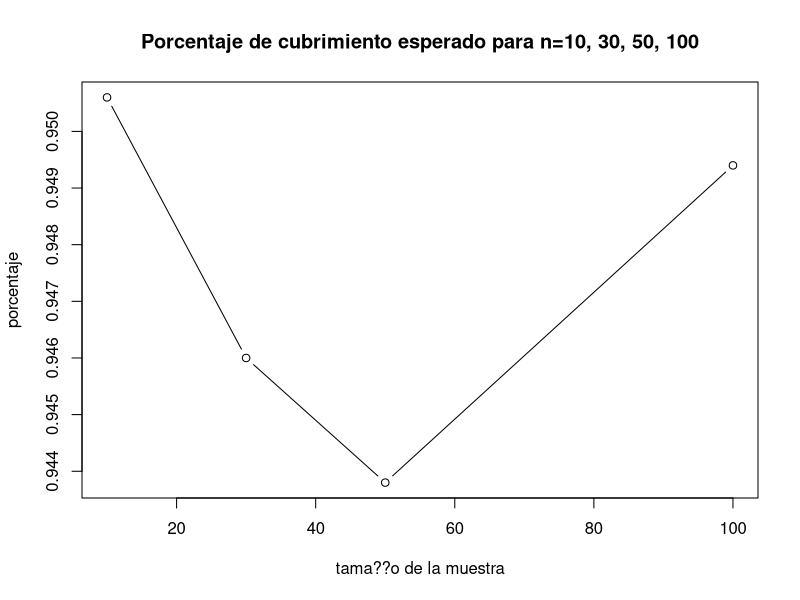
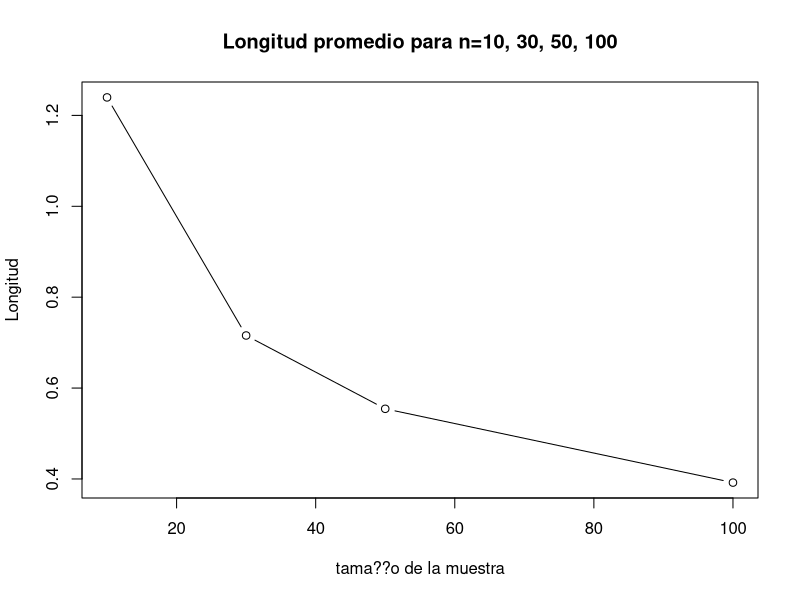
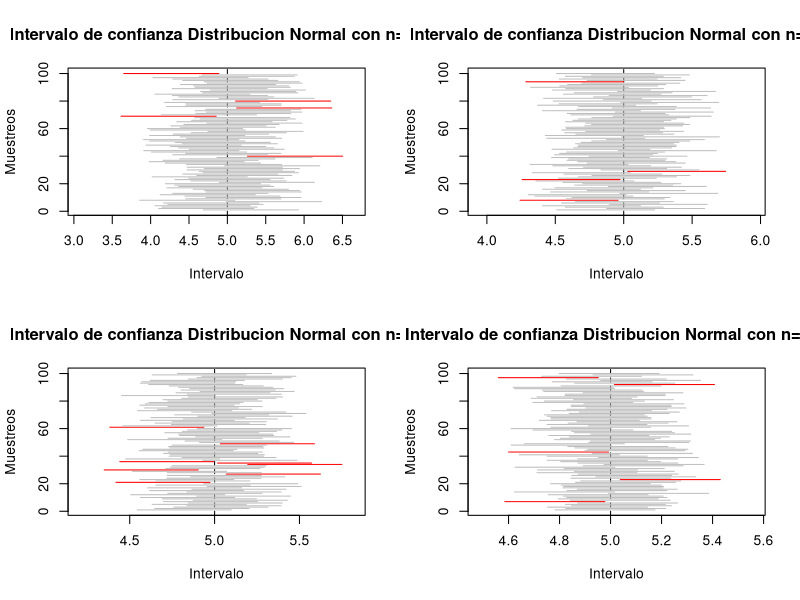

Here is the R script that generated these plots, in order: (Note: a time limit stopped this script after it produced the figures.)

# Laboratorio 3 Metodos Estadisticos 

# Diana C. Arias Sinisterra
# Kevin S. Garcia Chica
# Cesar A. Saavedra Vanegas

#--------------- Punto 1 ---------------#

B <- 5000 ## n??mero de experimentos
mu <- 5
sd <- 1
alpha <- 0.05
cuantil <- qnorm(1-alpha/2)

#---Para n=10---#
n1 <- 10 ## tama??o de muestra

muestras1 <- replicate(B, rnorm(n1, mu, sd))

calcula.el.intervalo1 <- function(columna) {
  
  m1 <- muestras1[, columna]
  
  sem1 <- sd(m1)/sqrt(length(m1))
  
  lim.inf1 <- mean(m1) - cuantil * sqrt(sd)/sqrt(n1)
  lim.sup1 <- mean(m1) + cuantil * sqrt(sd)/sqrt(n1)
  
  c(lim.inf1, lim.sup1)
}

#C??lculo de los nuevos intervalos#
c1=0
mis.intervalos1 <- matrix(rep(0, 10000), nrow = 2) ## matriz de ceros

for(i in 1:5000) {
  mis.intervalos1[,i] <- calcula.el.intervalo1(i)
  if (mis.intervalos1[1, i] <= mu && mis.intervalos1[2, i] >= mu){
    c1= c1+1
  }
  else{
    c1=c1
  }
}

Porcentaje1 <- c1/5000 #Proporcion de intervalos que atrapan al parametro

longitud1 <- numeric(length = B)
for (i in 1:B){
  longitud1[i]=(mis.intervalos1[2,i]-mis.intervalos1[1,i])
  longitudpro1=sum(longitud1)/B
}

#---Para n=30---#
n2 <- 30 ## tama??o de muestra

muestras2 <- replicate(B, rnorm(n2, mu, sd))

calcula.el.intervalo2 <- function(columna) {
  
  m2 <- muestras2[, columna]
  
  sem <- sd(m2)/sqrt(length(m2))
  
  lim.inf2 <- mean(m2) - cuantil * sqrt(sd)/sqrt(n2)
  lim.sup2 <- mean(m2) + cuantil * sqrt(sd)/sqrt(n2)
  
  c(lim.inf2, lim.sup2)
}

#C??lculo de los nuevos intervalos#
c2=0
mis.intervalos2 <- matrix(rep(0, 10000), nrow = 2) ## matriz de ceros

for(i in 1:5000) {
  mis.intervalos2[,i] <- calcula.el.intervalo2(i)
  if (mis.intervalos2[1, i] <= mu && mis.intervalos2[2, i] >= mu){
    c2= c2+1
  }
  else{
    c2=c2
  }
}

Porcentaje2 <- c2/5000 #Proporcion de intervalos que atrapan al parametro

longitud2 <- numeric(length = B)
for (i in 1:B){
  longitud2[i]=(mis.intervalos2[2,i]-mis.intervalos2[1,i])
  longitudpro2=sum(longitud2)/B
}

#---Para n=50---#
n3 <- 50 ## tama??o de muestra

muestras3 <- replicate(B, rnorm(n3, mu, sd))

calcula.el.intervalo3 <- function(columna) {
  
  m3 <- muestras3[, columna]
  
  sem <- sd(m3)/sqrt(length(m3))
  
  lim.inf3 <- mean(m3) - cuantil * sqrt(sd)/sqrt(n3)
  lim.sup3 <- mean(m3) + cuantil * sqrt(sd)/sqrt(n3)
  
  c(lim.inf3, lim.sup3)
}

#C??lculo de los nuevos intervalos#
c3=0
mis.intervalos3 <- matrix(rep(0, 10000), nrow = 2) ## matriz de ceros

for(i in 1:5000) {
  mis.intervalos3[,i] <- calcula.el.intervalo3(i)
  if (mis.intervalos3[1, i] <= mu && mis.intervalos3[2, i] >= mu){
    c3= c3+1
  }
  else{
    c3=c3
  }
}

Porcentaje3 <- c3/5000 #Proporcion de intervalos que atrapan al parametro

longitud3 <- numeric(length = B)
for (i in 1:B){
  longitud3[i]=(mis.intervalos3[2,i]-mis.intervalos3[1,i])
  longitudpro3=sum(longitud3)/B
}

#---Para n=100---#

n4 <- 100 ## tama??o de muestra

muestras4 <- replicate(B, rnorm(n4, mu, sd))

calcula.el.intervalo4 <- function(columna) {
  
  m4 <- muestras4[, columna]
  
  sem <- sd(m4)/sqrt(length(m4))
  
  lim.inf4 <- mean(m4) - cuantil * sqrt(sd)/sqrt(n4)
  lim.sup4 <- mean(m4) + cuantil * sqrt(sd)/sqrt(n4)
  
  c(lim.inf4, lim.sup4)
}

#Calculo de los nuevos intervalos#
c4=0
mis.intervalos4 <- matrix(rep(0, 10000), nrow = 2) ## matriz de ceros

for(i in 1:5000) {
  mis.intervalos4[,i] <- calcula.el.intervalo4(i)
  if (mis.intervalos4[1, i] <= mu && mis.intervalos4[2, i] >= mu){
    c4= c4+1
  }
  else{
    c4=c4
  }
}

Porcentaje4 <- c4/5000 #Proporcion de intervalos que atrapan al parametro

longitud4 <- numeric(length = B)
for (i in 1:B){
  longitud4[i]=(mis.intervalos4[2,i]-mis.intervalos4[1,i])
  longitudpro4=sum(longitud4)/B
}

tabla_cv<-c(Porcentaje1,Porcentaje2,Porcentaje3,Porcentaje4)
tabla_sd<-c(longitudpro1,longitudpro2,longitudpro3,longitudpro4)
tabla_cs<-c(n1,n2,n3,n4)

### Graficos ###
plot(tabla_cs, tabla_cv, type="b", main="Porcentaje de cubrimiento esperado para n=10, 30, 50, 100", 
     xlab="tama??o de la muestra", ylab="porcentaje")
plot(tabla_cs, tabla_sd, type="b", main="Longitud promedio para n=10, 30, 50, 100", 
     xlab="tama??o de la muestra", ylab="Longitud")

par(mfrow=c(2,2))
plot(1:100, type = "n",
     xlim = range(mis.intervalos1), main = "Intervalo de confianza Distribucion Normal con n=10",
     ylab = "Muestreos", xlab = "Intervalo")

abline(v = mu, lty = 2, col=("black"))

for(i in 1:100) {
  segments(mis.intervalos1[1,i], i, mis.intervalos1[2,i], i,
           col = ifelse(mis.intervalos1[1, i] < mu & mis.intervalos1[2, i] > mu, "gray", "red"))  
}

plot(1:100, type = "n",
     xlim = range(mis.intervalos2), main = "Intervalo de confianza Distribucion Normal con n=30",
     ylab = "Muestreos", xlab = "Intervalo")

abline(v = mu, lty = 2, col=("black"))

for(i in 1:100) {
  segments(mis.intervalos2[1,i], i, mis.intervalos2[2,i], i,
           col = ifelse(mis.intervalos2[1, i] < mu & mis.intervalos2[2, i] > mu, "gray", "red"))  
}

plot(1:100, type = "n",
     xlim = range(mis.intervalos3), main = "Intervalo de confianza Distribucion Normal con n=50",
     ylab = "Muestreos", xlab = "Intervalo")

abline(v = mu, lty = 2, col=("black"))

for(i in 1:100) {
  segments(mis.intervalos3[1,i], i, mis.intervalos3[2,i], i,
           col = ifelse(mis.intervalos3[1, i] < mu & mis.intervalos3[2, i] > mu, "gray", "red"))  
}

plot(1:100, type = "n",
     xlim = range(mis.intervalos4), main = "Intervalo de confianza Distribucion Normal con n=100",
     ylab = "Muestreos", xlab = "Intervalo")

abline(v = mu, lty = 2, col=("black"))

for(i in 1:100) {
  segments(mis.intervalos4[1,i], i, mis.intervalos4[2,i], i,
           col = ifelse(mis.intervalos4[1, i] < mu & mis.intervalos4[2, i] > mu, "gray", "red"))  
}

#-------------------------------------------------------------#
# Para una Exponencial
n1=c(10,30,50,100)
lim_inf1<- 0
lim_sup1<- 0
lim_inf_V1 <- 0
lim_sup_V1<-0
contadorMedia1<- 0
contadorVarianza1<-0
longitudMedias1<-0
longitudVarianzas1<-0
for(j in 1:length(n1)){
  alpha1<- 0.05
  varianza1 <- 1
  media1<- 5
  medias1<-0
  varianzas1 <- 25
  contadorMedia1[j]<- 0
  contadorVarianza1[j]<-0
  
  for (i in 1:5000){
    
    muestra1 <- rexp (n1[j], rate=5)
    medias1[i]<- mean(muestra1)
    varianzas1[i] <- var(muestra1)
    cuantil1<- qt((1-(alpha1)/2),n1[j]-1)
    lim_inf1[j]<-  medias1[i] - cuantil1 * sqrt(varianzas1[i]) / sqrt(n1[j])
    lim_sup1[j]<- medias1[i] + cuantil1 *  sqrt(varianzas1[i]) / sqrt(n1[j])
    if(media1>=lim_inf1[j] & media1 <=lim_sup1[j])
    { contadorMedia1[j] = contadorMedia1[j] + 1 } 
    longitudMedias1[j] <- mean(lim_sup1[j]-lim_inf1[j])
    lim_inf_V1[j] <- (n1[j] - 1) * varianzas1[i] / qchisq(1 - alpha1 / 2,n1[j] - 1)
    lim_sup_V1[j] <- (n1[j] - 1) * varianzas1[i] / qchisq(alpha1 / 2,n1[j] - 1)
    if(varianza1>= lim_inf_V1[j] & varianza1 <= lim_sup_V1[j])
    {contadorVarianza1[j]= contadorVarianza1[j] + 1  }
    longitudVarianzas1[j]<- mean(lim_sup_V1[j]-lim_inf_V1[j])
  }
}
porcentajeMedias1 <-  contadorMedia1/5000
porcentajeVarianza1<-   contadorVarianza1/5000
porcentajeMedias1
porcentajeVarianza1
longitudMedias1
longitudVarianzas1


#--------------- Punto 4 ---------------#
  


#--------------- Punto 7 ---------------#
################   Parametros de las distribuciones #######################

k=100               ## Parametro de forma de la gamma
lambda_ga=0.5       ## Parametro de escala de la gamma
media=200           ## Media de la normal y parametro de locacion de laplace
sigma=sqrt(400)     ## Desviacion estandar de la normal
c=200 		    ## Parametro uniforme
d=600 		    ## Parametro uniforme

########################      distribucion normal    ##################################
cv_r=sigma/media    ## Coeficiente de variaci??n
alpha=0.05          ## Trabajamos con un nivel de confianza del 0.05
nsim=5000           ## numero de simulaciones
nsim2=100          ## Numero de remuestras
n<-c(5,seq(10,100,10)) ## Tama??o de muestras

tabla_sd<-matrix(nrow=11,ncol=6)               ## Matriz que almacena los 
colnames(tabla_sd)<-c("L.I 1","C.I 1", "L.I 2" #valores de la longitud media 
                      ,"C.I 2","L.I 3","C.I 3")#y la cobertura media de cada 
rownames(tabla_sd)<-c("5","10","20","30","40"  #intervalo para cada tama??o 
                      ,"50","60", "70","80",   #de muestra para la desviacion
                      "90","100")

tabla_cv<-matrix(nrow=11,ncol=8)               ## Matriz que almacena los 
colnames(tabla_cv)<-c("L.I 1","C.I 1", "L.I 2" #valores de la longitud media 
                      ,"C.I 2","L.I 3","C.I 3",#y la cobertura media de cada
                      "L.I 4", "C.I 4")        #intervalo para cada tama??o 
rownames(tabla_cv)<-c("5","10","20","30",      #de muestra para la desviacion
                      "40","50","60",
                      "70","80","90","100")

dist<-function(n,a,b){    ## Ditribucion a evaluar 
  x<-rnorm(n,a,b)
}

###################### Intevalos para la desviaci??n #########################

for(l in 1:length(n)){
  a=0      
  b=0
  long1=0   ## Vector de longitudes para el estimador 1
  long2=0   ## Vector de longitudes para el estimador 2
  contador1=0
  contador2=0
  p=1/(2*sqrt(n[l]-4)) ##Proporcion para el promedio recortado
  for(m in 1:nsim){
    x<-dist(n[l],media,sigma)   ## Distribucion a evaluar
    
    ##Calcular ro4 #######
    
    for(j in 1:n[l]){    
      b= b+((x[j]-mean(x))^2)  ## Denominador de ro
    }
    for(i in 1:n[l]){
      a=a+(((x[i]-mean(x, trim=p))^4)/(b^2)) #### ro4/n
    }
    r=n[l]*a  ## Ro 4
    
    ##Calcular c
    c=n[l]/(n[l]+qnorm((alpha/2),0,1))
    
    ## Calcular se
    se=c*(sqrt(((r*(n[l]-3))/n[l])/(n[l]-1)))
    
    ##Limites de los intervalos 
    
    #### Intervalo 1
    
    li1=sqrt(exp(log(c*var(x))+(qnorm((alpha/2),0,1)*se))) ## Inferior
    ls1=sqrt(exp(log(c*var(x))+(qnorm((1-(alpha/2)),0,1)*se))) ## Superior
    
    ## Intervalo 2
    
    li2<-sqrt(((n[l]-1)*var(x))/qchisq(1-(alpha/2),n[l]-1)) ## Inferior
    ls2<-sqrt(((n[l]-1)*var(x))/qchisq((alpha/2),n[l]-1)) ## Superior
    
    ## Calculo de la longitud
    
    long1[m]<- ls1-li1 ##Longitud intervalo 1
    long2[m]<- ls2-li2 ## Longitud intervalo 2
    
    if (sigma>=li1 & sigma<=ls1){
      contador1= contador1+1}   
    
    if (sigma>=li2 & sigma<=ls2){
      contador2= contador2+1 }
  } 
  
  ## Almacenamos todos los valores para cada n en un matriz
  
  tabla_sd[l,1]=mean(long1)
  tabla_sd[l,3]=mean(long2)
  tabla_sd[l,2]=contador1/nsim
  tabla_sd[l,4]=contador2/nsim
}

##### Intervalo bootrap para la desviaci??n estandar 

sd_boot=0  ## Vector para la distribcion de la desviaci??n

for(m in 1:length(n)){
  long7=0  ## vector de longitudes
  contador7=0 
  for(l in 1:nsim){
    x<-dist(n[m],media,sigma) ## Muestra de la distribucon a evaluar
    for(j in 1:nsim2){
      mues_boot<-sample(x,n[m],replace=T) ## Muestras con reemplazo
      sd_boot[j]= sd(mues_boot)}
    li7=quantile(sd_boot, (alpha/2))  #limite inferior
    ls7=quantile(sd_boot, 1-(alpha/2)) #limite superior
    
    long7[l]=ls7-li7  ## Calculo de la longitud
    
    if(sigma>=li7 & sigma<=ls7){
      contador7=contador7+1}   
  }
  tabla_sd[m,5]=mean(long7)  ## Longitud promedio
  tabla_sd[m,6]=contador7/nsim ## Cobertura
}

tabla_sd
############ Intervalos de confianza para CV #######################

for(j in 1:length(n)){
  long3=0  ## Vector de longitudes para el intervalo 1
  long4=0  ## Vector de longitudes para el intervalo 2 
  long5=0  ## Vector de longitudes para el intervalo 3
  contador3=0
  contador4=0
  contador5=0
  
  for(i in 1:nsim){ 
    x<-dist(n[j],media,sigma) ## distribucion a evaluar
    
    cv= sd(x)/mean(x)  ## Coeficiente de varianci??n estiamado
    
    ## Inverlo 1
    li3=cv+(qnorm((alpha/2),0,1)*sqrt(1/(n[j]-1))*(cv^2)*(0.5+(cv^2)))
    ls3=cv+(qnorm(1-(alpha/2),0,1)*sqrt(1/(n[j]-1))*(cv^2)*(0.5+(cv^2)))
    
    ## Intervalo 2
    li4=((sqrt((n[j]-1))*cv)/(sqrt(qchisq(1-(alpha/2),n[j]-1))))
    ls4=((sqrt((n[j]-1))*cv)/(sqrt(qchisq((alpha/2),n[j]-1))))
    
    ## Intervalo 3
    li5=cv+(qnorm((alpha/2),0,1)*(sqrt((cv^4)+0.5*(cv^2))/sqrt(n[j])))
    ls5=cv+(qnorm(1-(alpha/2),0,1)*(sqrt((cv^4)+0.5*(cv^2))/sqrt(n[j])))
    
    ## Calculo de la Longitud
    
    long3[i]=ls3-li3
    long4[i]=ls4-li4
    long5[i]=ls5-li5
    
    # Calculo de la Cobertura para cada intervalo 
    if (cv_r>=li3 & cv_r<=ls3){
      contador3= contador3+1}
    
    if (cv_r>=li4 & cv_r<=ls4){
      contador4= contador4+1}
    
    if (cv_r>=li5 & cv_r<=ls5){
      contador5= contador5+1}
  }
  
  tabla_cv[j,1]=mean(long3)
  tabla_cv[j,3]=mean(long4)
  tabla_cv[j,5]=mean(long5)
  tabla_cv[j,2]=contador3/nsim
  tabla_cv[j,4]=contador4/nsim
  tabla_cv[j,6]=contador5/nsim
}

##### Intervalo bootrap para el coeficiente de variaci??n ###############
cv_boot=0

for(m in 1:length(n)){
  cober6=0
  long6=0
  contador6=0
  for(l in 1:nsim){
    x<-dist(n[m],media,sigma)
    for(j in 1:nsim2){
      mues_boot<-sample(x,n[m],replace=T) ## Muestras con reemplazo
      cv_boot[j]= sd(mues_boot)/mean(mues_boot) }
    li6=quantile(cv_boot, (alpha/2))
    ls6=quantile(cv_boot, 1-(alpha/2))
    
    long6[l]=ls6-li6
    
    if(cv_r>=li6 & cv_r<=ls6){
      contador6=contador6+1}   
  }
  tabla_cv[m,7]=mean(long6)
  tabla_cv[m,8]=contador6/nsim
}
####### Graficas ########
par(mfrow=c(1,2))
plot(tabla_sd[,2],main="Cobertura de los intervalos para sd
     en la distribucion Normal",col="red",type="o",
     xaxt='n',ylim=c(0,1),pch=5,xlab="Tama??o muestra",
     ylab="Proporcion de aceptados")
axis(1,1:length(n),n)
lines(tabla_sd[,4],col="blue",type="o")
lines(tabla_sd[,6],type="b")
abline(h=1-alpha,col="green")
legend(5,0.7,c("alpha","estimador 1","estimador 2","Bootstrap"),
       col=c("green","red","blue","black"),lty=c(1,1),cex=0.8)

plot(tabla_sd[,1],main="Longitud de los intervalos para sd
     en la distribucion Normal",col="red",type="o",
     xaxt='n',ylim=c(0,max(tabla_sd[,1])),pch=5,xlab="Tama??o muestra",
     ylab="Longitud")
axis(1,1:length(n),n)
lines(tabla_sd[,3],col="blue",type="o")
lines(tabla_sd[,5],type="b")
legend(5,90,c("estimador 1","estimador 2","Bootstrap"),
       col=c("red","blue","black"),lty=c(1,1),cex=0.8 )

par(mfrow=c(1,2))
plot(tabla_cv[,2],main="Cobertura de los intervalos para CV
     en la distribucion Normal",col="red",type="o",
     xaxt='n',ylim=c(0,1),pch=5,xlab="Tama??o muestra",
     ylab="Proporcion de aceptados")
axis(1,1:length(n),n)
lines(tabla_cv[,4],col="blue",type="o")
lines(tabla_cv[,6],type="b")
lines(tabla_cv[,8], col="purple", type="o")
abline(h=1-alpha,col="green")
legend(5,0.85,c("alpha","estimador 1","estimador 2","estimador 3","Bootstrap"),
       col=c("green","red","blue","purple","black"),lty=c(1,1),cex=0.8)

plot(tabla_cv[,1],main="Longitud de los intervalos para CV
     en la distribucion Normal",col="red",type="o",
     xaxt='n',ylim=c(0,max(tabla_cv)),pch=5,xlab="Tama??o muestra",
     ylab="Longitud")
axis(1,1:length(n),n)
lines(tabla_cv[,3],col="blue",type="o")
lines(tabla_cv[,5],type="b")
lines(tabla_cv[,7], col="purple", type="o")
legend(5,0.85,c("estimador 1","estimador 2","estimador 3","Bootstrap"),
       col=c("red","blue","purple","black"),lty=c(1,1),cex=0.8) 

################ distribucion Gamma #######################
tabla_cv<-matrix(nrow=11,ncol=8)               ## Matriz que almacena los 
colnames(tabla_cv)<-c("L.I 1","C.I 1", "L.I 2" #valores de la longitud media 
                      ,"C.I 2","L.I 3","C.I 3",#y la cobertura media de cada
                      "L.I 4", "C.I 4")        #intervalo para cada tama??o 
rownames(tabla_cv)<-c("5","10","20","30",      #de muestra para la desviacion
                      "40","50","60",
                      "70","80","90","100")
tabla_sd<-matrix(nrow=11,ncol=6)               ## Matriz que almacena los 
colnames(tabla_sd)<-c("L.I 1","C.I 1", "L.I 2" #valores de la longitud media 
                      ,"C.I 2","L.I 3","C.I 3")#y la cobertura media de cada 
rownames(tabla_sd)<-c("5","10","20","30","40"  #intervalo para cada tama??o 
                      ,"50","60", "70","80",   #de muestra para la desviacion
                      "90","100")

alpha=0.05
k=100               ## Parametro de forma de la gamma
lambda_ga=0.5       ## Parametro de escala de la gamma
sigma=sqrt(400) 
cv_g=1/sqrt(100) 
nsim=5000           ## numero de simulaciones
nsim2=100          ## Numero de remuestras
n<-c(5,seq(10,100,10)) ## Tama??o de muestras

for(l in 1:length(n)){
  a=0      
  b=0
  long1=0   ## Vector de longitudes para el estimador 1
  long2=0   ## Vector de longitudes para el estimador 2
  contador1=0
  contador2=0
  p=1/(2*sqrt(n[l]-4)) ##Proporcion para el promedio recortado
  for(m in 1:nsim){
    x<-rgamma(n[l],shape=k,scale=lambda_ga)  ## Distribucion a evaluar
    
    ##Calcular ro4 #######
    
    for(j in 1:n[l]){    
      b= b+((x[j]-mean(x))^2)  ## Denominador de ro
    }
    for(i in 1:n[l]){
      a=a+(((x[i]-mean(x, trim=p))^4)/(b^2)) #### ro4/n
    }
    r=n[l]*a  ## Ro 4
    
    ##Calcular c
    c=n[l]/(n[l]+qnorm((alpha/2),0,1))
    
    ## Calcular se
    se=c*(sqrt(((r*(n[l]-3))/n[l])/(n[l]-1)))
    
    ##Limites de los intervalos 
    
    #### Intervalo 1
    
    li1=sqrt(exp(log(c*var(x))+(qnorm((alpha/2),0,1)*se))) ## Inferior
    ls1=sqrt(exp(log(c*var(x))+(qnorm((1-(alpha/2)),0,1)*se))) ## Superior
    
    ## Intervalo 2
    
    li2<-sqrt(((n[l]-1)*var(x))/qchisq(1-(alpha/2),n[l]-1)) ## Inferior
    ls2<-sqrt(((n[l]-1)*var(x))/qchisq((alpha/2),n[l]-1)) ## Superior
    
    ## Calculo de la longitud
    
    long1[m]<- ls1-li1 ##Longitud intervalo 1
    long2[m]<- ls2-li2 ## Longitud intervalo 2
    
    if (sigma>=li1 & sigma<=ls1){
      contador1= contador1+1}   
    
    if (sigma>=li2 & sigma<=ls2){
      contador2= contador2+1 }
  } 
  
  ## Almacenamos todos los valores para cada n en un matriz
  
  tabla_sd[l,1]=mean(long1)
  tabla_sd[l,3]=mean(long2)
  tabla_sd[l,2]=contador1/nsim
  tabla_sd[l,4]=contador2/nsim
}

##### Intervalo bootrap para la desviaci??n estandar 

sd_boot=0  ## Vector para la distribcion de la desviaci??n

for(m in 1:length(n)){
  long7=0  ## vector de longitudes
  contador7=0 
  for(l in 1:nsim){
    x<-rgamma(n[m],shape=k,scale=lambda_ga) ## Muestra de la distribucon a evaluar
    for(j in 1:nsim2){
      mues_boot<-sample(x,n,replace=T) ## Muestras con reemplazo
      sd_boot[j]= sd(mues_boot)}
    li7=quantile(sd_boot, (alpha/2))  #limite inferior
    ls7=quantile(sd_boot, 1-(alpha/2)) #limite superior
    
    long7[l]=ls7-li7  ## Calculo de la longitud
    if(sigma>=li7 & sigma<=ls7){
      contador7=contador7+1}   
  }
  tabla_sd[m,5]=mean(long7)  ## Longitud promedio
  tabla_sd[m,6]=contador7/nsim ## Cobertura
}

tabla_sd
############ Intervalos de confianza para CV #######################

for(j in 1:length(n)){
  long3=0  ## Vector de longitudes para el intervalo 1
  long4=0  ## Vector de longitudes para el intervalo 2 
  long5=0  ## Vector de longitudes para el intervalo 3
  contador3=0
  contador4=0
  contador5=0
  
  for(i in 1:nsim){ 
    x<-rgamma(n[j],shape=k,scale=lambda_ga) ## distribucion a evaluar
    
    cv= sd(x)/mean(x)  ## Coeficiente de varianci??n estiamado
    
    ## Inverlo 1
    li3=cv+(qnorm((alpha/2),0,1)*sqrt(1/(n[j]-1))*(cv^2)*(0.5+(cv^2)))
    ls3=cv+(qnorm(1-(alpha/2),0,1)*sqrt(1/(n[j]-1))*(cv^2)*(0.5+(cv^2)))
    
    ## Intervalo 2
    li4=((sqrt((n[j]-1))*cv)/(sqrt(qchisq(1-(alpha/2),n[j]-1))))
    ls4=((sqrt((n[j]-1))*cv)/(sqrt(qchisq((alpha/2),n[j]-1))))
    
    ## Intervalo 3
    li5=cv+(qnorm((alpha/2),0,1)*(sqrt((cv^4)+0.5*(cv^2))/sqrt(n[j])))
    ls5=cv+(qnorm(1-(alpha/2),0,1)*(sqrt((cv^4)+0.5*(cv^2))/sqrt(n[j])))
    
    ## Calculo de la Longitud
    
    long3[i]=ls3-li3
    long4[i]=ls4-li4
    long5[i]=ls5-li5
    
    # Calculo de la Cobertura para cada intervalo 
    if (cv_g>=li3 & cv_g<=ls3){
      contador3= contador3+1}
    
    if (cv_g>=li4 & cv_g<=ls4){
      contador4= contador4+1}
    
    if (cv_g>=li5 & cv_g<=ls5){
      contador5= contador5+1}
  }
  
  tabla_cv[j,1]=mean(long3)
  tabla_cv[j,3]=mean(long4)
  tabla_cv[j,5]=mean(long5)
  tabla_cv[j,2]=contador3/nsim
  tabla_cv[j,4]=contador4/nsim
  tabla_cv[j,6]=contador5/nsim
}

##### Intervalo bootrap para el coeficiente de variaci??n ###############
cv_boot=0

for(m in 1:length(n)){
  cober6=0
  long6=0
  contador6=0
  for(l in 1:nsim){
    x<-rgamma(n[m],shape=k,scale=lambda_ga)
    for(j in 1:nsim2){
      mues_boot<-sample(x,n,replace=T) ## Muestras con reemplazo
      cv_boot[j]= sd(mues_boot)/mean(mues_boot) }
    li6=quantile(cv_boot, (alpha/2))
    ls6=quantile(cv_boot, 1-(alpha/2))
    
    long6[l]=ls6-li6
    
    if(cv_g>=li6 & cv_g<=ls6){
      contador6=contador6+1}   
  }
  tabla_cv[m,7]=mean(long6)
  tabla_cv[m,8]=contador6/nsim
}

####### Graficas ########
par(mfrow=c(1,2))
plot(tabla_sd[,2],main="Cobertura de los intervalos para sd
     en la distribucion Gamma",col="red",type="o",
     xaxt='n',ylim=c(0.6,1),pch=5,xlab="Tama??o de muestra",
     ylab="Proporcion de aceptados")
axis(1,1:length(n),n)
lines(tabla_sd[,4],col="blue",type="o")
lines(tabla_sd[,6],type="b")
abline(h=1-alpha,col="green")
legend(5,0.85,c("alpha","estimador 1","estimador 2","Bootstrap"),
       col=c("green","red","blue","black"),lty=c(1,1),cex=0.8)

plot(tabla_sd[,1],main="Longitud de los intervalos para sd
     en la distribucion Gamma",col="red",type="o",
     xaxt='n',ylim=c(0,max(tabla_sd[,1])),pch=5,xlab="Tama??o de muestra",
     ylab="Proporcion de aceptados")
axis(1,1:length(n),n)
lines(tabla_sd[,3],col="blue",type="o")
lines(tabla_sd[,5],type="b")
legend(5,15,c("estimador 1","estimador 2","Bootstrap"),
       col=c("red","blue","black"),lty=c(1,1),cex=0.8)

par(mfrow=c(1,2))
plot(tabla_cv[,2],main="Cobertura de los intervalos para CV
     en la distribucion Gamma",col="red",type="o",
     xaxt='n',ylim=c(0,1),pch=5,xlab="Tama??o de muestra",
     ylab="Proporcion de aceptados")
axis(1,1:length(n),n)
lines(tabla_cv[,4],col="blue",type="o")
lines(tabla_cv[,6],type="b")
lines(tabla_cv[,8], col="purple", type="o")
abline(h=1-alpha,col="green")
legend(5,0.85,c("alpha","estimador 1","estimador 2","estimador 3","Bootstrap"),
       col=c("green","red","blue","purple","black"),lty=c(1,1),cex=0.8)

plot(tabla_cv[,1],main="Longitud de los intervalos para CV
     en la distribucion Gamma",col="red",type="o",
     xaxt='n',ylim=c(0,max(tabla_cv)),pch=5,xlab="Tama??o de muestra",
     ylab="Proporcion de aceptados")
axis(1,1:length(n),n)
lines(tabla_cv[,3],col="blue",type="o")
lines(tabla_cv[,5],type="b")
lines(tabla_cv[,7], col="purple", type="o")
legend(5,0.85,c("estimador 1","estimador 2","estimador 3","Bootstrap"),
       col=c("red","blue","purple","black"),lty=c(1,1),cex=0.8) 

########################     distribucion Uniforme   ##################################
cv_r=sigma/media    ## Coeficiente de variaci??n
alpha=0.05          ## Trabajamos con un nivel de confianza del 0.05
nsim=5000           ## numero de simulaciones
nsim2=100          ## Numero de remuestras
n<-c(5,seq(10,100,10)) ## Tama??o de muestras

tabla_sd<-matrix(nrow=11,ncol=6)               ## Matriz que almacena los 
colnames(tabla_sd)<-c("L.I 1","C.I 1", "L.I 2" #valores de la longitud media 
                      ,"C.I 2","L.I 3","C.I 3")#y la cobertura media de cada 
rownames(tabla_sd)<-c("5","10","20","30","40"  #intervalo para cada tama??o 
                      ,"50","60", "70","80",   #de muestra para la desviacion
                      "90","100")

tabla_cv<-matrix(nrow=11,ncol=8)               ## Matriz que almacena los 
colnames(tabla_cv)<-c("L.I 1","C.I 1", "L.I 2" #valores de la longitud media 
                      ,"C.I 2","L.I 3","C.I 3",#y la cobertura media de cada
                      "L.I 4", "C.I 4")        #intervalo para cada tama??o 
rownames(tabla_cv)<-c("5","10","20","30",      #de muestra para la desviacion
                      "40","50","60",
                      "70","80","90","100")

dist<-function(n,a,b){    ## Ditribucion a evaluar 
  x<-runif(n,a,b)
}

###################### Intevalos para la desviaci??n #########################

for(l in 1:length(n)){
  a=0      
  b=0
  long1=0   ## Vector de longitudes para el estimador 1
  long2=0   ## Vector de longitudes para el estimador 2
  contador1=0
  contador2=0
  p=1/(2*sqrt(n[l]-4)) ##Proporcion para el promedio recortado
  for(m in 1:nsim){
    x<-dist(n[l],c,d)   ## Distribucion a evaluar
    
    ##Calcular ro4 #######
    
    for(j in 1:n[l]){    
      b= b+((x[j]-mean(x))^2)  ## Denominador de ro
    }
    for(i in 1:n[l]){
      a=a+(((x[i]-mean(x, trim=p))^4)/(b^2)) #### ro4/n
    }
    r=n[l]*a  ## Ro 4
    
    ##Calcular c
    c=n[l]/(n[l]+qnorm((alpha/2),0,1))
    
    ## Calcular se
    se=c*(sqrt(((r*(n[l]-3))/n[l])/(n[l]-1)))
    
    ##Limites de los intervalos 
    
    #### Intervalo 1
    
    li1=sqrt(exp(log(c*var(x))+(qnorm((alpha/2),0,1)*se))) ## Inferior
    ls1=sqrt(exp(log(c*var(x))+(qnorm((1-(alpha/2)),0,1)*se))) ## Superior
    
    ## Intervalo 2
    
    li2<-sqrt(((n[l]-1)*var(x))/qchisq(1-(alpha/2),n[l]-1)) ## Inferior
    ls2<-sqrt(((n[l]-1)*var(x))/qchisq((alpha/2),n[l]-1)) ## Superior
    
    ## Calculo de la longitud
    
    long1[m]<- ls1-li1 ##Longitud intervalo 1
    long2[m]<- ls2-li2 ## Longitud intervalo 2
    
    if (sigma>=li1 & sigma<=ls1){
      contador1= contador1+1}   
    
    if (sigma>=li2 & sigma<=ls2){
      contador2= contador2+1 }
  } 
  
  ## Almacenamos todos los valores para cada n en un matriz
  
  tabla_sd[l,1]=mean(long1)
  tabla_sd[l,3]=mean(long2)
  tabla_sd[l,2]=contador1/nsim
  tabla_sd[l,4]=contador2/nsim
}

##### Intervalo bootrap para la desviaci??n estandar 

sd_boot=0  ## Vector para la distribcion de la desviaci??n

for(m in 1:length(n)){
  long7=0  ## vector de longitudes
  contador7=0 
  for(l in 1:nsim){
    x<-dist(n[m],c,d) ## Muestra de la distribucon a evaluar
    for(j in 1:nsim2){
      mues_boot<-sample(x,n[m],replace=T) ## Muestras con reemplazo
      sd_boot[j]= sd(mues_boot)}
    li7=quantile(sd_boot, (alpha/2))  #limite inferior
    ls7=quantile(sd_boot, 1-(alpha/2)) #limite superior
    
    long7[l]=ls7-li7  ## Calculo de la longitud
    
    if(sigma>=li7 & sigma<=ls7){
      contador7=contador7+1}   
  }
  tabla_sd[m,5]=mean(long7)  ## Longitud promedio
  tabla_sd[m,6]=contador7/nsim ## Cobertura
}

tabla_sd
############ Intervalos de confianza para CV #######################

for(j in 1:length(n)){
  long3=0  ## Vector de longitudes para el intervalo 1
  long4=0  ## Vector de longitudes para el intervalo 2 
  long5=0  ## Vector de longitudes para el intervalo 3
  contador3=0
  contador4=0
  contador5=0
  
  for(i in 1:nsim){ 
    x<-dist(n[j],c,d) ## distribucion a evaluar
    
    cv= sd(x)/mean(x)  ## Coeficiente de varianci??n estiamado
    
    ## Inverlo 1
    li3=cv+(qnorm((alpha/2),0,1)*sqrt(1/(n[j]-1))*(cv^2)*(0.5+(cv^2)))
    ls3=cv+(qnorm(1-(alpha/2),0,1)*sqrt(1/(n[j]-1))*(cv^2)*(0.5+(cv^2)))
    
    ## Intervalo 2
    li4=((sqrt((n[j]-1))*cv)/(sqrt(qchisq(1-(alpha/2),n[j]-1))))
    ls4=((sqrt((n[j]-1))*cv)/(sqrt(qchisq((alpha/2),n[j]-1))))
    
    ## Intervalo 3
    li5=cv+(qnorm((alpha/2),0,1)*(sqrt((cv^4)+0.5*(cv^2))/sqrt(n[j])))
    ls5=cv+(qnorm(1-(alpha/2),0,1)*(sqrt((cv^4)+0.5*(cv^2))/sqrt(n[j])))
    
    ## Calculo de la Longitud
    
    long3[i]=ls3-li3
    long4[i]=ls4-li4
    long5[i]=ls5-li5
    
    # Calculo de la Cobertura para cada intervalo 
    if (cv_r>=li3 & cv_r<=ls3){
      contador3= contador3+1}
    
    if (cv_r>=li4 & cv_r<=ls4){
      contador4= contador4+1}
    
    if (cv_r>=li5 & cv_r<=ls5){
      contador5= contador5+1}
  }
  
  tabla_cv[j,1]=mean(long3)
  tabla_cv[j,3]=mean(long4)
  tabla_cv[j,5]=mean(long5)
  tabla_cv[j,2]=contador3/nsim
  tabla_cv[j,4]=contador4/nsim
  tabla_cv[j,6]=contador5/nsim
}

##### Intervalo bootrap para el coeficiente de variaci??n ###############
cv_boot=0

for(m in 1:length(n)){
  cober6=0
  long6=0
  contador6=0
  for(l in 1:nsim){
    x<-dist(n[m],c,d)
    for(j in 1:nsim2){
      mues_boot<-sample(x,n[m],replace=T) ## Muestras con reemplazo
      cv_boot[j]= sd(mues_boot)/mean(mues_boot) }
    li6=quantile(cv_boot, (alpha/2))
    ls6=quantile(cv_boot, 1-(alpha/2))
    
    long6[l]=ls6-li6
    
    if(cv_r>=li6 & cv_r<=ls6){
      contador6=contador6+1}   
  }
  tabla_cv[m,7]=mean(long6)
  tabla_cv[m,8]=contador6/nsim
}
####### Graficas ########
par(mfrow=c(1,2))
plot(tabla_sd[,2],main="Cobertura de los intervalos para sd
     en la distribucion uniforme",col="red",type="o",
     xaxt='n',ylim=c(0,1),pch=5,xlab="Tama??o de muestra",
     ylab="Proporcion de aceptados")
axis(1,1:length(n),n)
lines(tabla_sd[,4],col="blue",type="o")
lines(tabla_sd[,6],type="b")
abline(h=1-alpha,col="green")
legend(5,0.7,c("alpha","estimador 1","estimador 2","Bootstrap"),
       col=c("green","red","blue","black"),lty=c(1,1),cex=0.8)

plot(tabla_sd[,1],main="Longitud de los intervalos para sd
     en la distribucion uniforme",col="red",type="o",
     xaxt='n',ylim=c(0,max(tabla_sd[,1])),pch=5,xlab="Tama??o de muestra",
     ylab="Longitud")
axis(1,1:length(n),n)
lines(tabla_sd[,3],col="blue",type="o")
lines(tabla_sd[,5],type="b")
legend(5,550,c("estimador 1","estimador 2","Bootstrap"),
       col=c("red","blue","black"),lty=c(1,1),cex=0.8 )

par(mfrow=c(1,2))
plot(tabla_cv[,2],main="Cobertura de los intervalos para CV
     en la distribucion uniforme",col="red",type="o",
     xaxt='n',ylim=c(0,1),pch=5,xlab="Tama??o de muestra",
     ylab="Proporcion de aceptados")
axis(1,1:length(n),n)
lines(tabla_cv[,4],col="blue",type="o")
lines(tabla_cv[,6],type="b")
lines(tabla_cv[,8], col="purple", type="o")
abline(h=1-alpha,col="green")
legend(5,250,c("alpha","estimador 1","estimador 2","estimador 3","Bootstrap"),
       col=c("green","red","blue","purple","black"),lty=c(1,1),cex=0.8)

plot(tabla_cv[,1],main="Longitud de los intervalos para CV
     en la distribuci??n uniforme",col="red",type="o",
     xaxt='n',ylim=c(0,max(tabla_cv)),pch=5,xlab="Tama??o de muestra",
     ylab="Longitud")
axis(1,1:length(n),n)
lines(tabla_cv[,3],col="blue",type="o")
lines(tabla_cv[,5],type="b")
lines(tabla_cv[,7], col="purple", type="o")
legend(5,0.85,c("estimador 1","estimador 2","estimador 3","Bootstrap"),
       col=c("red","blue","purple","black"),lty=c(1,1),cex=0.8)
